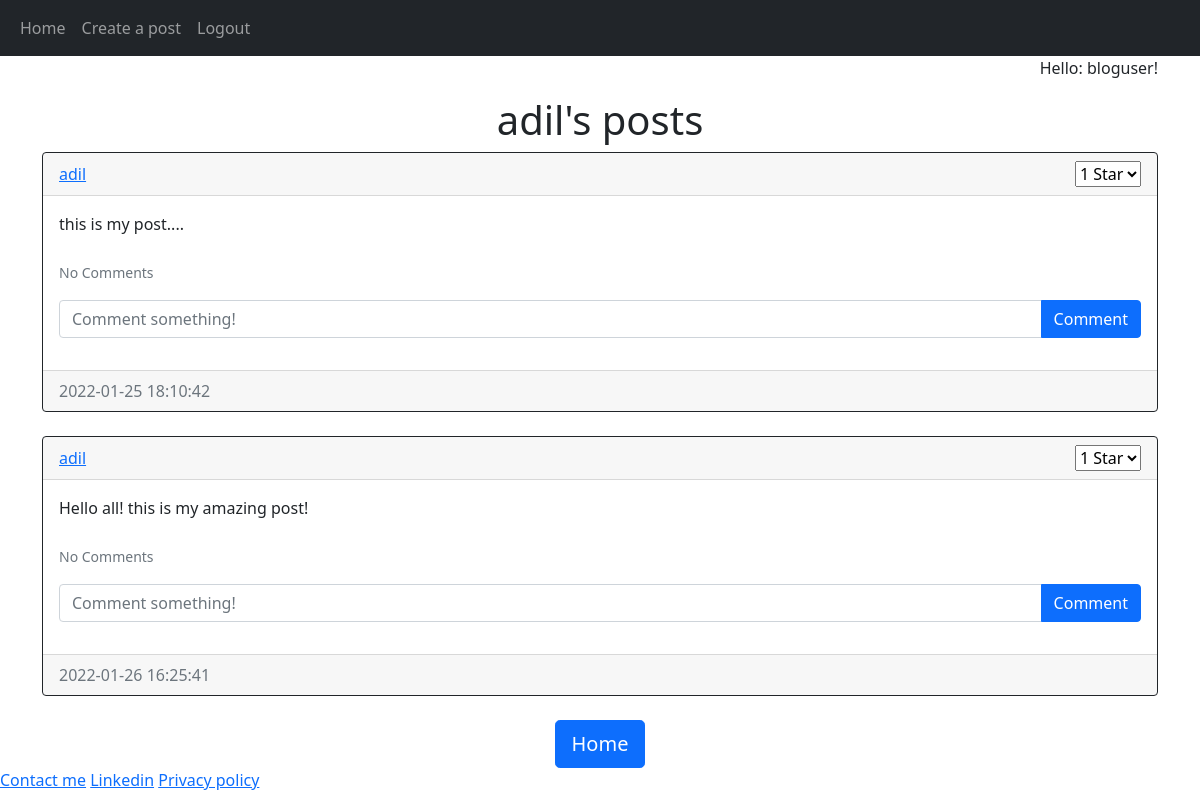
The page /posts/adil (signed in) on the database its author committed.
### blog/models.py (models this page shows)
class User(db.Model, UserMixin):
    id = db.Column(db.Integer, primary_key=True)
    email = db.Column(db.String(150), unique=True)
    username = db.Column(db.String(150), unique=True)
    password = db.Column(db.String(150))
    date_created = db.Column(db.DateTime(timezone=True), default=func.now())
    posts = db.relationship('Post', backref='user', passive_deletes=True)
    comments = db.relationship('Comment', backref='user', passive_deletes=True)
    rate = db.relationship('starRating', backref='user', passive_deletes=True)

class Post(db.Model):
    id = db.Column(db.Integer, primary_key=True)
    title = db.Column(db.Text, nullable=True)
    image_file = db.Column(db.String(40), nullable=True, default='default.jpg')
    text = db.Column(db.Text, nullable=False)
    shortdescription = db.Column(db.Text, nullable=True)
    date_created = db.Column(db.DateTime(timezone=True), default=func.now())
    author = db.Column(db.Integer, db.ForeignKey('user.id', ondelete="CASCADE"), nullable=False)
    comments = db.relationship('Comment', backref='post', passive_deletes=True)
    rate = db.relationship('starRating', backref='post', passive_deletes=True)

### blog/views.py (the view)
@views.route("/posts/<username>")
def posts(username):
    user = User.query.filter_by(username=username).first()
    if not user:
        flash('No user with that username exists.', category='error')
        return redirect(url_for('views.home'))
    posts = user.posts
    return render_template("posts.html", user=current_user, posts=posts, username=username)

### blog/__init__.py (called while the page is built)
@login_manager.user_loader
def load_user(id):
    return User.query.get(int(id))
    return app

### blog/templates/posts.html (shortened to what this page needs)
{% extends "posts_div.html" %}  {% block header %} {{username}}'s posts {% endblock %} {% block footer %}
<div align="center">
  <a href="/home"
    ><button type="button" class="btn btn-primary btn-lg">Home</button></a
  >
</div>
{% endblock %}

### blog/templates/posts_div.html (shortened to what this page needs)
{% extends "base.html" %} {% block title %}Home{% endblock %} {% block content
%}
{% if user.is_authenticated %}
<p class="'pers_greet" align="right">Hello: {{user.username}}!</p>
{% else %}
<p class="'pers_greet" align="right">Hello: Guest!</p>
{% endif %}
<h1 align="center">{% block header %}Posts{% endblock %}</h1>
<div id="posts">
  {% for post in posts %}
  <div class="card border-dark">
    <div class="card-header d-flex justify-content-between align-items-center">
      <a href="/posts/{{post.user.username}}">{{post.user.username}}</a>
      <div>
        {% if user.is_authenticated %}
        <select name="post_rating">
          <option value="1", methods="POST", action="/rate-post/{{post.id}}">1 Star</option>
        </select>
        {% endif %}
      </div>
    </div>
    <div class="card-body">
      <div class="card-text" id="blog_post">{{post.text}}</div>
      <br />
      <p class="card-text">
        {% if post.comments|length > 0 %}
        <a data-bs-toggle="collapse" href="#comments-{{post.id}}" role="button">
          <small>View {{post.comments|length}} Comments</small>
        </a>
        {% else %}
        <small class="text-muted">No Comments</small>
        {% endif %}
      </p>
      <form
        class="input-group mb-3"
        method="POST"
        action="/create-comment/{{post.id}}"
      >
        <input
          type="text"
          id="text"
          name="text"
          class="form-control"
          placeholder="Comment something!"
        />
        <button type="submit" class="btn btn-primary">Comment</button>
      </form>
    </div>
    <div class="card-footer text-muted">{{post.date_created}}</div>
  </div>
  <br/ > {% endfor %}
</div>
{% block footer %}{% endblock %} {% endblock %}

### rows shown on the page
User: username "bloguser"
User: username "adil"
Post: user.username "adil", text "this is my post....", date_created "2022-01-25 18:10:42"
Post: user.username "adil", text "Hello all! this is my amazing post!", date_created "2022-01-26 16:25:41"
